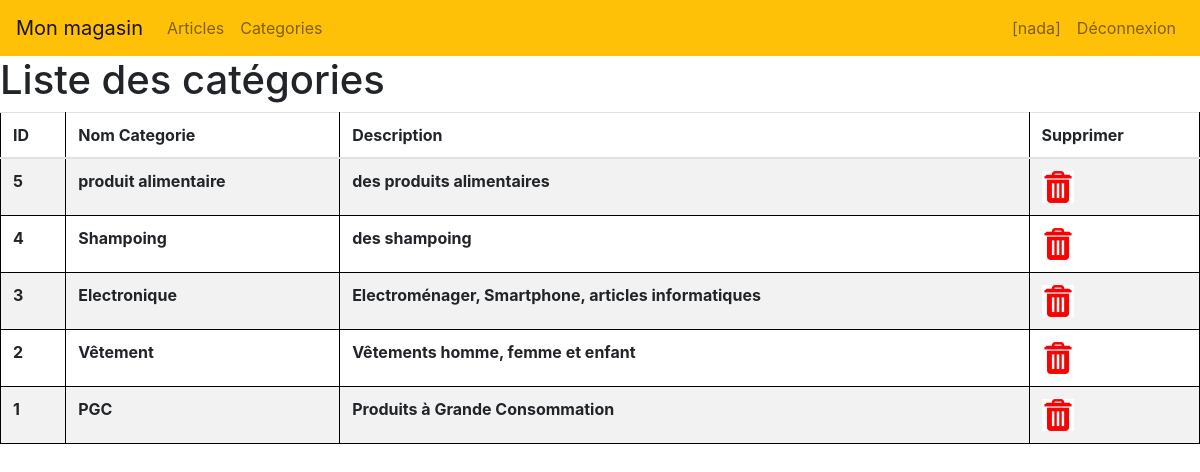
/magasin/categories/ (signed in), run on the app's committed database.
### magasin/models.py (models this page shows, shortened)
class Categorie(models.Model) :
    nomCat = models.TextField()
    description = models.TextField()

### magasin/views.py (the view)
# urls.py: path('categories/', views.list_cat, name='categories'),
def list_cat(request):
    cat=Categorie.objects.all().values()
    template = loader.get_template('categories.html')
    context = {
 'cat':cat,
 }
    return HttpResponse(template.render(context, request))

### magasin/Templates/categories.html
<html>
{% load static %}
<head>
   <link rel="stylesheet" href="{% static 'css/style.css' %}">
   <link rel="stylesheet" href="{% static 'css/bootstrap.min.css' %}">
</head>
<body>
  {% include "navBar.html" %}
<h1>Liste des catégories</h1>
            <table class="table table-striped">
               <thead>
                  <tr>
                     <th>ID</th>
                     <th>Nom Categorie</th>
                     <th>Description</th>
                     <th>Supprimer</th>
                  </tr>
               </thead>
               <tbody>
                {% for c in cat reversed %}
                <tr>
                   <th>{{ c.id }}</th>
                   <th>{{ c.nomCat }}</th>
                   <th>{{ c.description }}</th>
                   <th><a href="del_categ/{{c.id}}"><img height="32" width="32" src="{% static 'img/delete.jfif' %}"></a></th>
                  </tr>
                  {% endfor %}
               </tbody>
            </table>
            </body>

### magasin/static/css/style.css (style rules this page uses)
table, th, td { border: 1px solid black; border-collapse: collapse; padding: 15px; }

### data on the page
Categorie: id "5", nomCat "produit alimentaire", description "des produits alimentaires"
Categorie: id "4", nomCat "Shampoing", description "des shampoing"
Categorie: id "3", nomCat "Electronique", description "Electroménager, Smartphone, articles informatiques"
Categorie: id "2", nomCat "Vêtement", description "Vêtements homme, femme et enfant"
Categorie: id "1", nomCat "PGC", description "Produits à Grande Consommation"

### other printed values
{{ request.session.username }} "nada"
